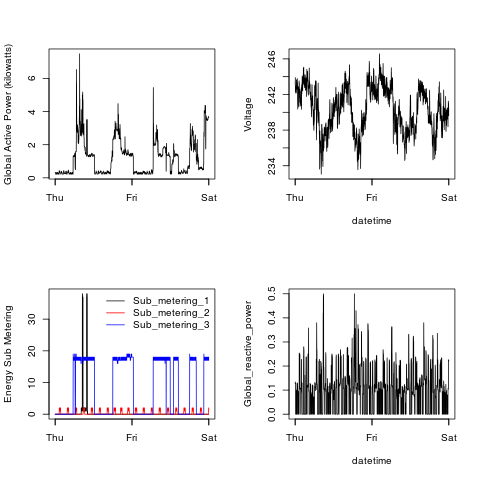

R code for this plot:
# Make the plot4 plot.


# Start by reading the data. under "don't repeat yourself" principle,
# the function to do that is in load_data.R and it will take care
# of handling missing data, type conversions, and subsetting to the
# dates of interest in the assignment.
source('common.R')
power_data <- load_electric_power_data()

# Make plot.
png('plot4.png', width=480, height=480)
plot4(power_data)  # see common.R
dev.off()